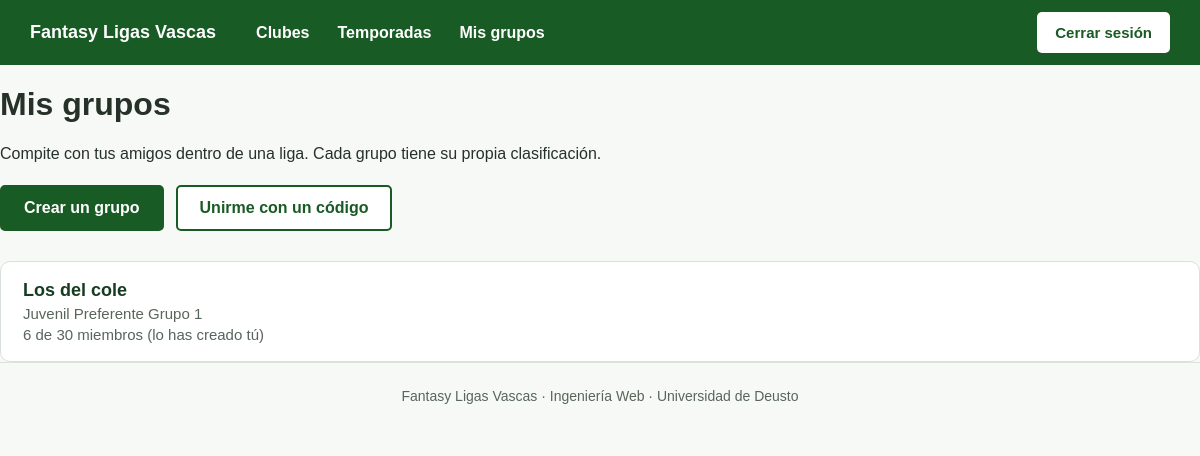
/grupos/ (signed in), run on the app's committed database.
### fantasy/models.py (models this page shows, shortened)
class Grupo(models.Model):
    MAX_MIEMBROS = 30 # HABRA QUE VER CUANTOS USUARIOS QUEREMOS TENER COMO MAXIMO
    nombre = models.CharField(max_length=100)
    creador = models.ForeignKey(Usuario, null=True, on_delete=models.SET_NULL, related_name="grupos_creados")
    liga = models.ForeignKey(Liga, on_delete=models.CASCADE, related_name="grupos")
    fecha_alta = models.DateField(auto_now_add=True)
    codigo = models.CharField(max_length=8, unique=True, editable=False)
    class Meta:
        verbose_name = "Grupo"
        verbose_name_plural = "Grupos"
        constraints = [ models.UniqueConstraint(
                fields=["creador", "nombre"],
                name="nombre_grupo_unico_por_creador"),
        ]

class Liga(models.Model):
    temporada = models.ForeignKey(Temporada, on_delete=models.CASCADE, related_name="ligas",null=True,blank=True)
    nombre = models.CharField(max_length=100)
    categoria=models.CharField(max_length=100)
    grupo=models.PositiveSmallIntegerField(null=True, blank=True)
    class Meta: # Para visualizar el nombre en singular y plural del modelo en ADMIN
            verbose_name = "Liga"
            verbose_name_plural = "Ligas"
            constraints = [ models.UniqueConstraint(
                fields=["temporada", "nombre"],
                name="liga_unica_por_temporada"
            ),
            ]

### fantasy/views.py (the view)
# urls.py: path("grupos/", views.mis_grupos, name="mis_grupos"),
@login_required
def mis_grupos(request):
    grupos = Grupo.objects.filter(membresias__usuario=request.user).select_related("liga")
    return render(request, "fantasy/grupos/mis_grupos.html", {"grupos": grupos})

### fantasy/context_processors.py (called while the page is built, shortened)
def grupo_activo(request):
    if not request.user.is_authenticated:
        return {}
    match = request.resolver_match
    if match is None or match.url_name not in URLS_DE_GRUPO:
        return {}

### fantasy/templates/fantasy/grupos/mis_grupos.html (shortened to what this page needs)
{% extends "fantasy/base.html" %}
{% block content %}
    <h1>Mis grupos</h1>
    <p>Compite con tus amigos dentro de una liga. Cada grupo tiene su propia clasificación.</p>
    <div class="acciones">
        <a class="boton" href="{% url 'crear_grupo' %}">Crear un grupo</a>
        <a class="boton boton-sec" href="{% url 'unirse_grupo' %}">Unirme con un código</a>
    </div>
    {% if grupos %}
        <div class="lista-grupos">
            {% for grupo in grupos %}
                <a class="grupo" href="{% url 'clasificacion' grupo.pk %}">
                    <strong>{{ grupo.nombre }}</strong>
                    <span class="meta">{{ grupo.liga.nombre }}</span>
                    <span class="meta">
                        {{ grupo.membresias.count }} de {{ grupo.MAX_MIEMBROS }} miembros
                        {% if grupo.creador == request.user %}(lo has creado tú){% endif %}
                    </span>
                </a>
            {% endfor %}
        </div>
    {% else %}
        <p class="vacio">
            Todavía no estás en ningún grupo. Crea uno y comparte el código con tus amigos,
            o pide el código de un grupo que ya exista.
        </p>
    {% endif %}
{% endblock %}

### static/css/style.css (style rules this page uses)
* { box-sizing: border-box; }
body { margin: 0; font-family: Arial, sans-serif; background-color: #f7f9f6; color: #263128; }
a { color: #195b24; }
.acciones { display: flex; flex-wrap: wrap; gap: 12px; margin: 22px 0 30px; }
.boton { display: inline-block; background: #195b24; color: white; border: 2px solid #195b24; padding: 12px 22px; border-radius: 5px; font-family: inherit; font-size: 16px; font-weight: bold; text-decoration: none; cursor: pointer; }
.boton-sec { background: white; color: #195b24; }
.meta { color: #58655b; font-size: 15px; }
.lista-grupos { display: grid; gap: 14px; }
.grupo { display: flex; flex-direction: column; gap: 4px; padding: 18px 22px; background: white; border: 1px solid #d9e0d9; border-radius: 10px; color: #263128; text-decoration: none; }
.grupo strong { font-size: 18px; color: #173c22; }

### data on the page
Grupo: nombre "Los del cole", liga.nombre "Juvenil Preferente Grupo 1", membresias.count "6", MAX_MIEMBROS "30", shows "(lo has creado tú)"
